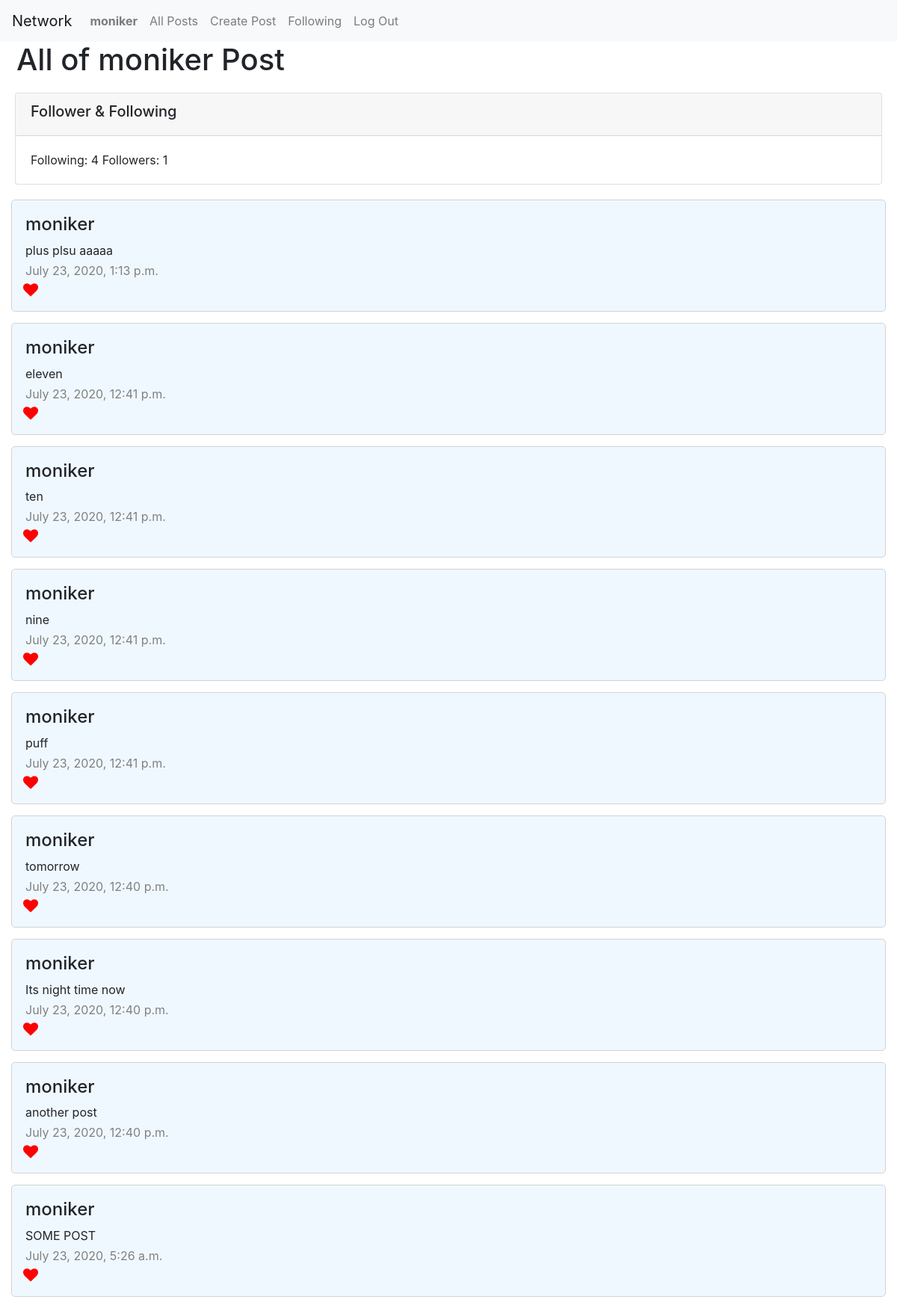
Page /profile/moniker (signed in) on the committed database.
### network/models.py (models this page shows, shortened)
class User(AbstractUser):
    pass

class Post(models.Model):
    User = models.ForeignKey(User, on_delete=models.CASCADE, related_name="PostOwner")
    PostContent = models.CharField(max_length=100)
    DateTime = models.DateTimeField()
    Likes = models.IntegerField(default=0)

### network/views.py (the view)
# urls.py: path("profile/<str:username>", views.profileUser, name="profileUser")
def profileUser(request, username):
    CurrUser = request.user.username
    AllPosts = Post.objects.filter(User=GetCurrUserObject(username)).order_by('DateTime').reverse()
    NumberOfFollower = len(Follower.objects.filter(UserAcct=GetCurrUserObject(username)))
    NumberFollowing = len(Following.objects.filter(UserAcct=GetCurrUserObject(username)))
    FollowingOrNot = True if CheckIfAlreadyFollowing(request.user.username, username) else False
    return render(request, "network/profile.html", {
         "UserFollowers": NumberOfFollower,
         "UserFollowings": NumberFollowing,
         "AllPosts": AllPosts,
         "ProfileUser": username,
         "FollowingStatus": FollowingOrNot
    })

### network/views.py (called while the page is built)
def GetCurrUserObject(Username):
    return User.objects.get(username=Username)

def CheckIfAlreadyFollowing(User, followingName):
    return Following.objects.filter(UserAcct=GetCurrUserObject(User),Followings=GetCurrUserObject(followingName))

### network/templates/network/profile.html (shortened to what this page needs)
{% extends "network/layout.html" %}
{% block body %}
    <h1 class="header"> All of {{ ProfileUser }} Post </h1>
    <div class="card">
        <div class="card-header">
            <h5>Follower & Following</h5>
        </div>
        <div class="card-body">
          <p class="card-text">Following: {{UserFollowings}} Followers: {{UserFollowers}}</p>
        </div>
      </div>
    {% for EachPost in AllPosts %}
        <ul class="post">
            <li id="postTitle"><h4>{{ EachPost.User }}</h4></li>
            <li id="postContent">{{ EachPost.PostContent }}</li>
            <li id="postDateTime">{{ EachPost.DateTime }}</li>
            <i class="fa fa-heart"> <li id="postLike">{{ EachPost.Like }}</li> </i>
        </ul>
    {% endfor %}
{% endblock %}

### network/templates/network/layout.html (shortened to what this page needs)
{% load static %}
<!DOCTYPE html>
<html lang="en">
    <head>
        <link rel="stylesheet" href="https://stackpath.bootstrapcdn.com/bootstrap/4.4.1/css/bootstrap.min.css">
        <link href="{% static 'network/styles.css' %}" rel="stylesheet">
        <link rel="stylesheet" href="https://cdnjs.cloudflare.com/ajax/libs/font-awesome/4.7.0/css/font-awesome.min.css">
    </head>
    <body>
        <nav class="navbar navbar-expand-lg navbar-light bg-light">
            <a class="navbar-brand" href="#">Network</a>
            <div>
              <ul class="navbar-nav mr-auto">
                {% if user.is_authenticated %}
                    <li class="nav-item">
                        <a class="nav-link" href="{% url 'profileUser' user.username %}"><strong>{{ user.username }}</strong></a>
                    </li>
                {% endif %}
                    <li class="nav-item">
                    <a class="nav-link" href="{% url 'index' %}">All Posts</a>
                    </li>
                {% if user.is_authenticated %}
                    <li class="nav-item">
                        <a class="nav-link" href="{% url 'createPost' %}">Create Post</a>
                    </li>
                    <li class="nav-item">
                        <a class="nav-link" href="{% url 'following' %}">Following</a>
                    </li>
                    <li class="nav-item">
                        <a class="nav-link" href="{% url 'logout' %}">Log Out</a>
                    </li>
                {% endif %}
              </ul>
            </div>
          </nav>
        <div class="body">
            {% block body %}
            {% endblock %}
        </div>
    </body>
</html>

### network/templates/network/layout.html (style rules this page uses)
.post { border: 1px solid lightgray; border-radius: 5px; background-color: aliceblue; margin: 15px; padding: 15px; list-style: none; }
.post > li { margin: 3px; }
#postDateTime { color: grey; }
.fa, .fa-heart { font-size:20px; color:red }
.header { margin-left: 2px; padding-left: 20px; }
.card { margin:20px; }

### rows in the picture
User: username "moniker"
Post: User "moniker", PostContent "plus plsu aaaaa", DateTime "July 23, 2020, 1:13 p.m."
Post: User "moniker", PostContent "eleven", DateTime "July 23, 2020, 12:41 p.m."
Post: User "moniker", PostContent "ten", DateTime "July 23, 2020, 12:41 p.m."
Post: User "moniker", PostContent "nine", DateTime "July 23, 2020, 12:41 p.m."
Post: User "moniker", PostContent "puff", DateTime "July 23, 2020, 12:41 p.m."
Post: User "moniker", PostContent "tomorrow", DateTime "July 23, 2020, 12:40 p.m."
Post: User "moniker", PostContent "Its night time now", DateTime "July 23, 2020, 12:40 p.m."
Post: User "moniker", PostContent "another post", DateTime "July 23, 2020, 12:40 p.m."
Post: User "moniker", PostContent "SOME POST", DateTime "July 23, 2020, 5:26 a.m."

### other values in the picture
{{ UserFollowings }} "4"
{{ UserFollowers }} "1"
